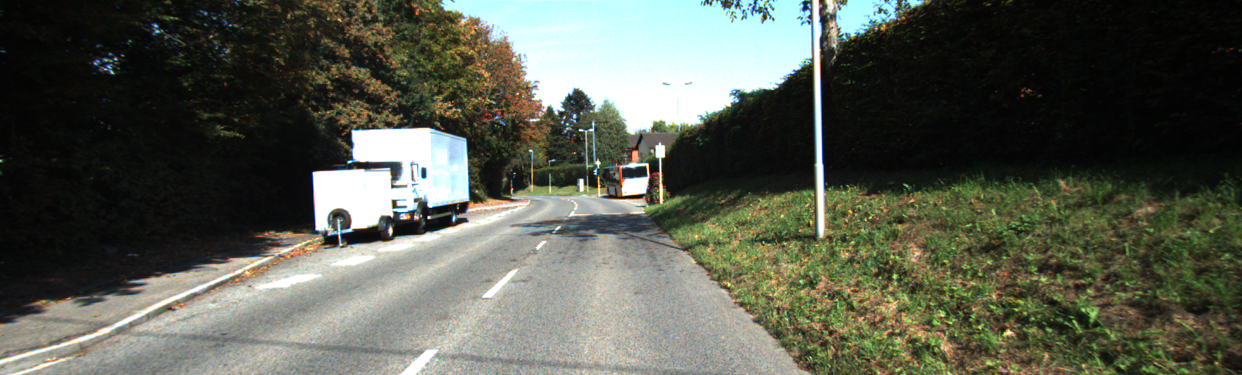
#> input picture Assessment/CO2_AT2/road3.png, 1242 x 375 px
$ python q7.py
#> lines starting #> are read from the running program, lines starting #| are printed output that depends on the picture; after the words box and inside, x2 and y2 are one past the last pixel; in counts of white or black regions, pixels touching at a corner belong together
import cv2
import numpy as np
import matplotlib.pyplot as plt

# Read image
image = cv2.imread("road3.png")
#> image is the input picture: shape (375, 1242, 3); mean B, G, R 79.5, 91.4, 87.7

# Convert to grayscale
gray = cv2.cvtColor(image, cv2.COLOR_BGR2GRAY)
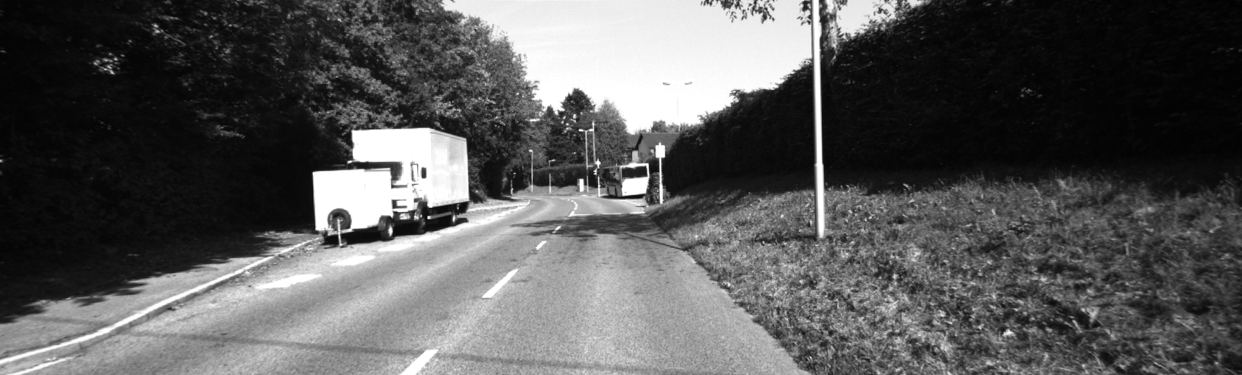
#> gray: shape (375, 1242); min 1, max 255, mean 88.9

# Apply Gaussian Blur
blur = cv2.GaussianBlur(gray, (5, 5), 0)

# Detect edges
edges = cv2.Canny(blur, 50, 150)
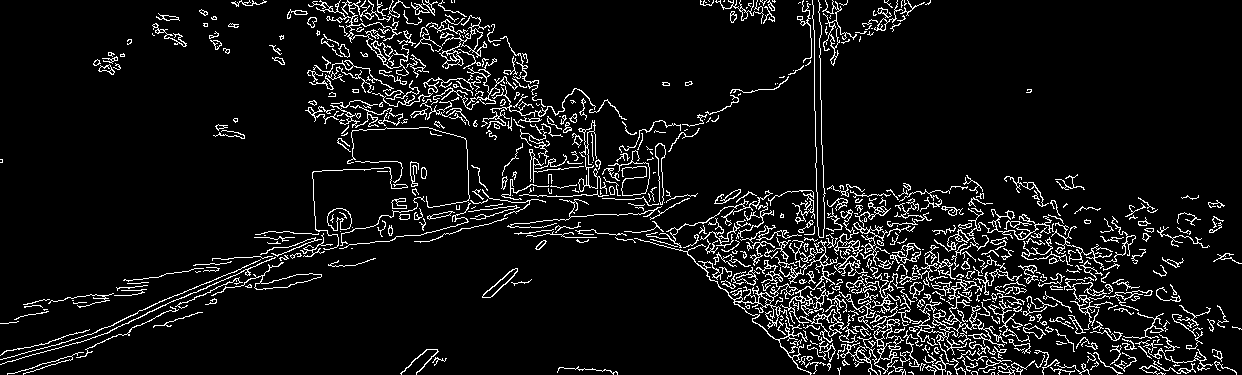
#> edges: shape (375, 1242); 7.7% white in thin lines or dots

# Detect lines using Hough Transform
lines = cv2.HoughLinesP(
    edges,
    1,
    np.pi / 180,
    threshold=50,
    minLineLength=100,
    maxLineGap=10
)
#> lines = 66 rows, first 6: [757, 252, 985, 289], [956, 282, 1085, 332], [797, 223, 915, 261], [968, 220, 1115, 256], [915, 279, 1031, 328], [733, 229, 971, 372]

# Draw detected lines
if lines is not None:
    for line in lines:
        x1, y1, x2, y2 = line[0]
        cv2.line(image, (x1, y1), (x2, y2), (0, 255, 0), 2)
#> this loop made 66 passes
#> (x1, y1, x2, y2) on passes 1 to 12: (757, 252, 985, 289), (956, 282, 1085, 332), (797, 223, 915, 261), (968, 220, 1115, 256), (915, 279, 1031, 328), (733, 229, 971, 372), (695, 242, 905, 373), (840, 229, 1052, 289), (801, 202, 920, 210), (806, 208, 950, 269), (747, 220, 1026, 350), (763, 222, 979, 300)
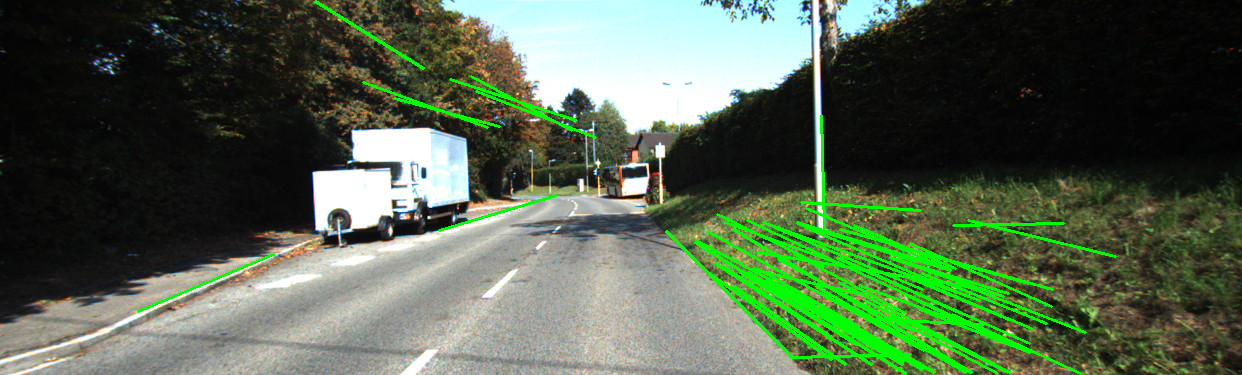
#> image: shape (375, 1242, 3); 4.98% of pixels changed, all inside (x1, y1, x2, y2) = (137, 0, 1117, 375)

# Convert BGR to RGB for Matplotlib
image_rgb = cv2.cvtColor(image, cv2.COLOR_BGR2RGB)

# Display result
plt.imshow(image_rgb)
plt.title("Detected Road Lines")
plt.axis("off")
plt.show()

$ run again, with Assessment/CO2_AT2/road1.png copied over Assessment/CO2_AT2/road3.png
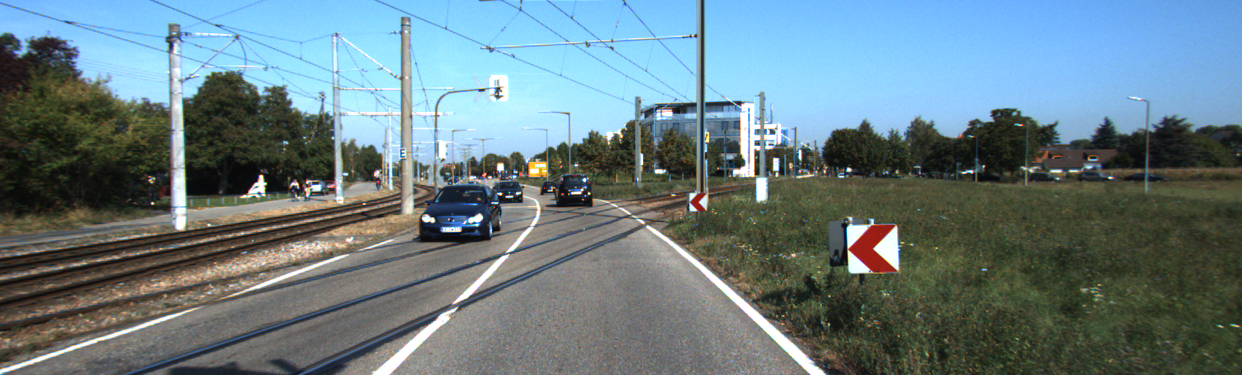
#> input picture Assessment/CO2_AT2/road1.png, 1242 x 375 px
#> image is the input picture: shape (375, 1242, 3); mean B, G, R 130.7, 124.7, 104.5
#> `edges = cv2.Canny(blur, 50, 150)`:
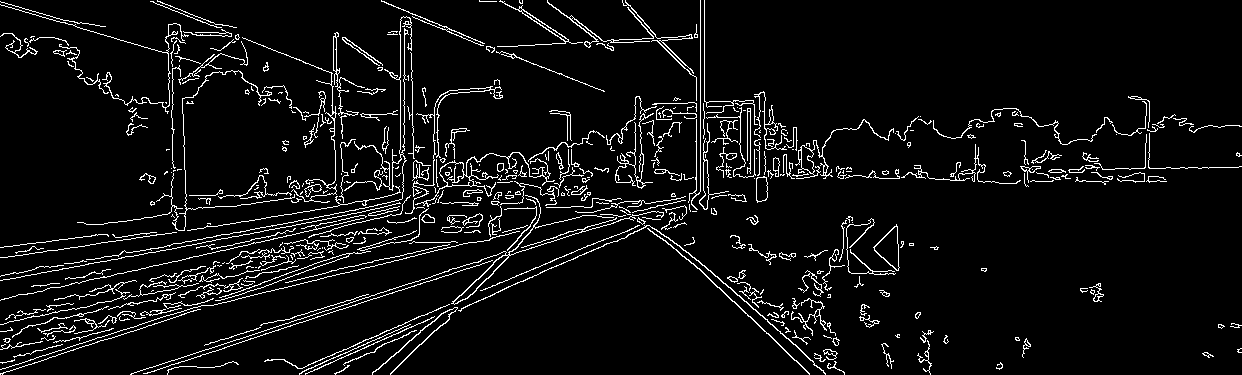
#> edges: shape (375, 1242); 6.2% white in thin lines or dots
#> lines = 45 rows, first 6: [130, 374, 546, 239], [132, 252, 394, 201], [57, 270, 387, 206], [143, 373, 592, 228], [285, 282, 457, 242], [211, 305, 463, 243]
#> the loop `for line in lines:` made 45 passes
#> after the loop `for line in lines:`:
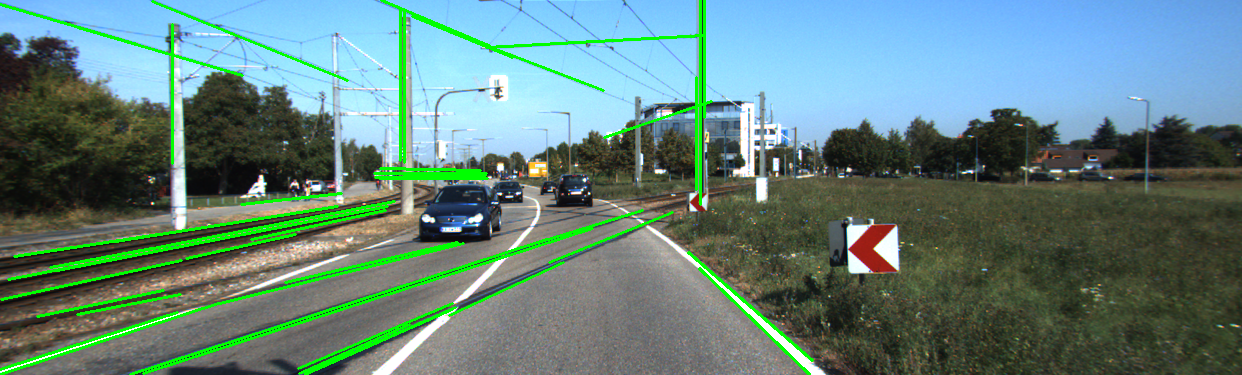
#> image: shape (375, 1242, 3); 4.42% of pixels changed, all inside (x1, y1, x2, y2) = (0, 0, 814, 375)

$ run again, with Assessment/CO2_AT2/road2.png copied over Assessment/CO2_AT2/road3.png
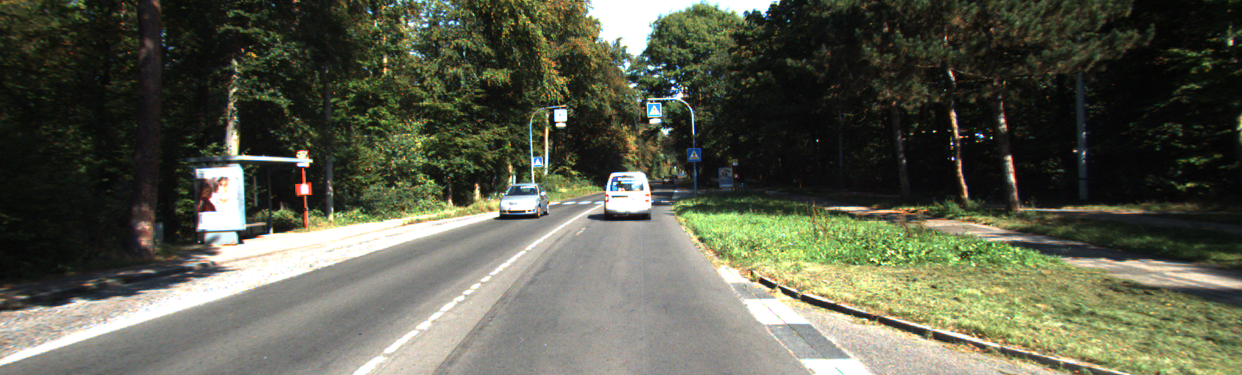
#> input picture Assessment/CO2_AT2/road2.png, 1242 x 375 px
#> image is the input picture: shape (375, 1242, 3); mean B, G, R 76.3, 92.3, 90.1
#> `edges = cv2.Canny(blur, 50, 150)`:
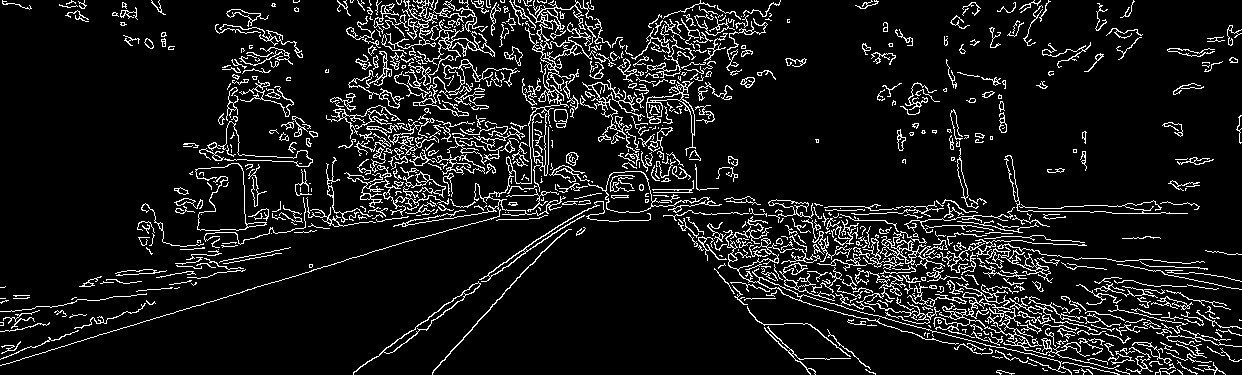
#> edges: shape (375, 1242); 9.4% white in thin lines or dots
#> lines = 70 rows, first 6: [0, 365, 420, 237], [690, 236, 804, 242], [844, 247, 1044, 312], [969, 300, 1077, 333], [930, 285, 1047, 321], [450, 147, 586, 176]
#> the loop `for line in lines:` made 70 passes
#> after the loop `for line in lines:`:
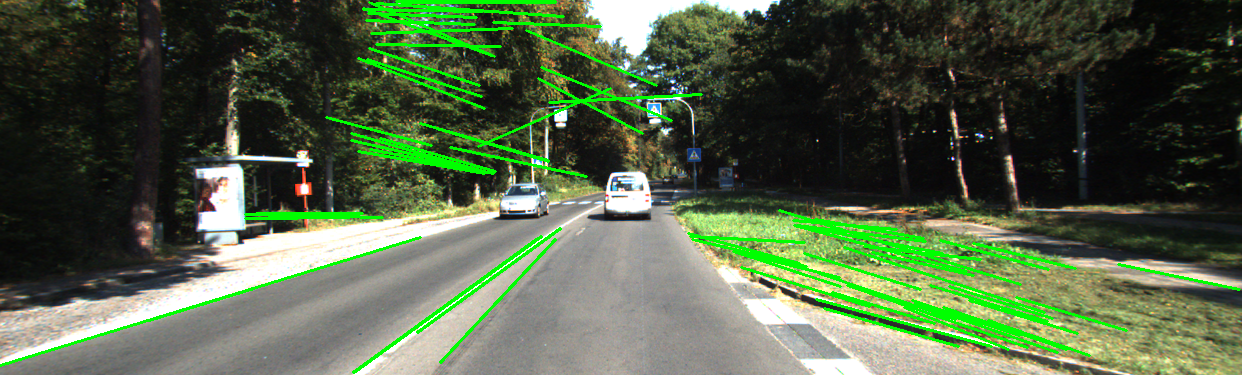
#> image: shape (375, 1242, 3); 5.42% of pixels changed, all inside (x1, y1, x2, y2) = (0, 0, 1241, 374)

$ run again, with Assessment/CO2_AT2/road.png copied over Assessment/CO2_AT2/road3.png
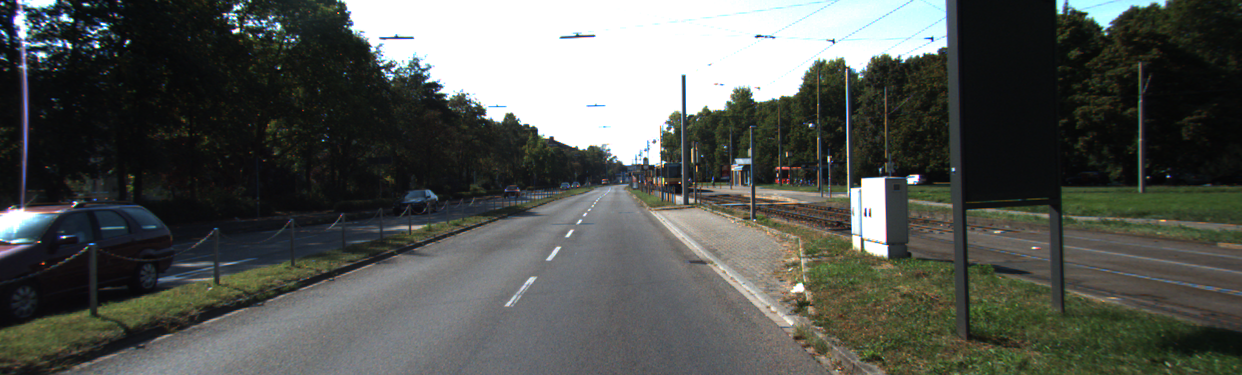
#> input picture Assessment/CO2_AT2/road.png, 1242 x 375 px
#> image is the input picture: shape (375, 1242, 3); mean B, G, R 82.1, 86.6, 83.6
#> `edges = cv2.Canny(blur, 50, 150)`:
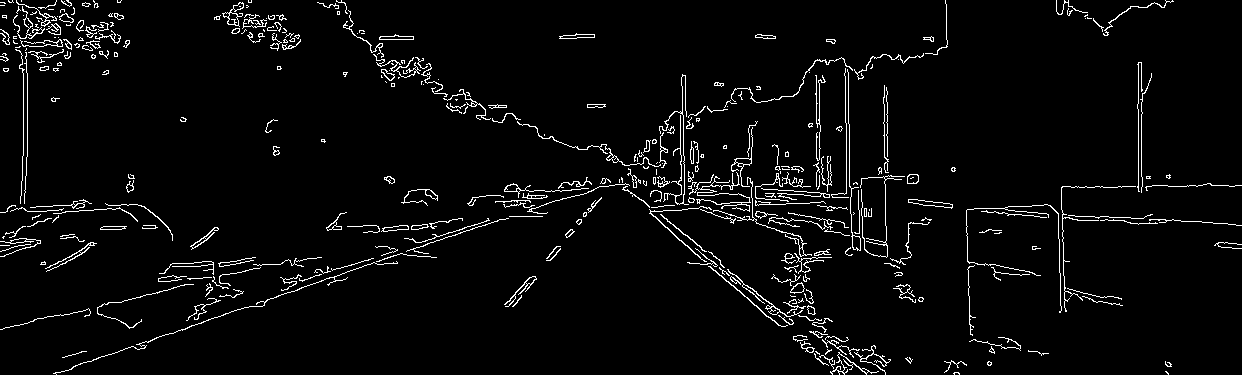
#> edges: shape (375, 1242); 3.8% white in thin lines or dots
#> lines = [[120, 350, 509, 216], [58, 315, 167, 290], [728, 185, 837, 194], [621, 178, 732, 188], [649, 213, 778, 325], [1138, 191, 1138, 62], [816, 186, 816, 75], [54, 373, 228, 313], [1141, 192, 1141, 62], [819, 192, 819, 80], [966, 211, 969, 314]]
#> the loop `for line in lines:` made 11 passes
#> after the loop `for line in lines:`:
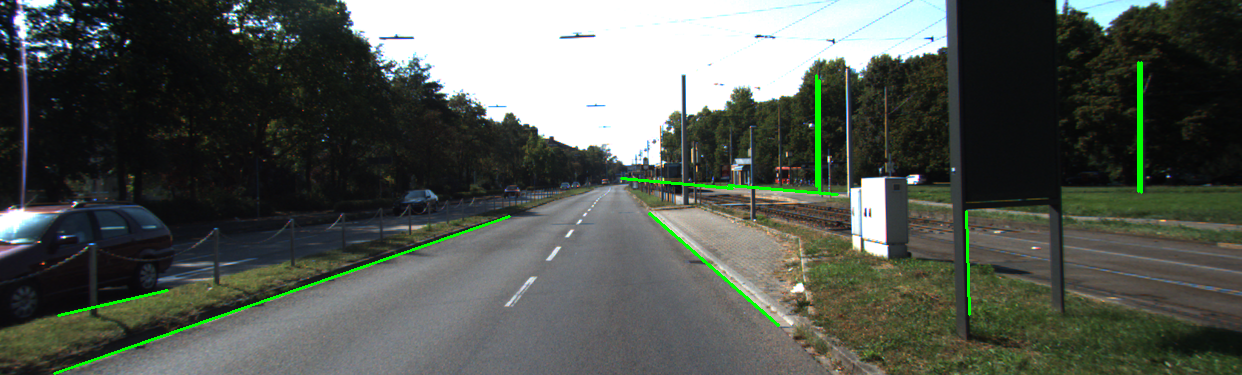
#> image: shape (375, 1242, 3); 1% of pixels changed, all inside (x1, y1, x2, y2) = (53, 61, 1143, 375)
